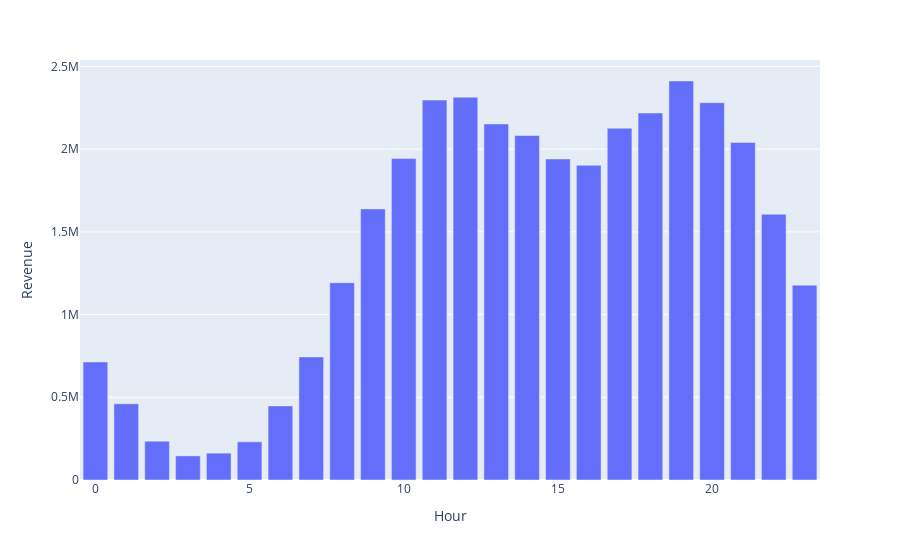

The cell this chart's notebook holds for it:
### Markdown cell above
##### Sales Per Hour

### Code cell
Sales_per_hour = df.groupby('Hour')['Revenue'].sum().sort_values(ascending=False).reset_index()
print(Sales_per_hour.head())

px.bar(Sales_per_hour,x='Hour',y='Revenue')

### Figure 1 — Plotly figure (JSON) as saved in the notebook; plotly's stock layout.template omitted (floating-point values rounded to 4 significant figures)
{"data": [{"alignmentgroup": "True", "hovertemplate": "Hour=%{x}<br>Revenue=%{y}<extra></extra>", "legendgroup": "", "marker": {"color": "#636efa", "pattern": {"shape": ""}}, "name": "", "offsetgroup": "", "orientation": "v", "showlegend": false, "textposition": "auto", "type": "bar", "x": [19, 12, 11, 20, 18, 13, 17, 14, 21, 10, 15, 16, 9, 22, 8, 23, 7, 0, 1, 6, 2, 5, 4, 3], "xaxis": "x", "y": [2412000.0, 2314000.0, 2297000.0, 2281000.0, 2218000.0, 2152000.0, 2127000.0, 2083000.0, 2041000.0, 1943000.0, 1941000.0, 1903000.0, 1639000.0, 1606000.0, 1192000.0, 1178000.0, 744100.0, 713500.0, 460600.0, 448000.0, 234800.0, 230700.0, 162500.0, 145700.0], "yaxis": "y"}], "layout": {"autosize": true, "barmode": "relative", "legend": {"tracegroupgap": 0}, "margin": {"t": 60}, "xaxis": {"anchor": "y", "autorange": true, "domain": [0, 1], "range": [-0.5, 23.5], "title": {"text": "Hour"}, "type": "linear"}, "yaxis": {"anchor": "x", "autorange": true, "domain": [0, 1], "range": [0, 2539000.0], "title": {"text": "Revenue"}, "type": "linear"}}}
